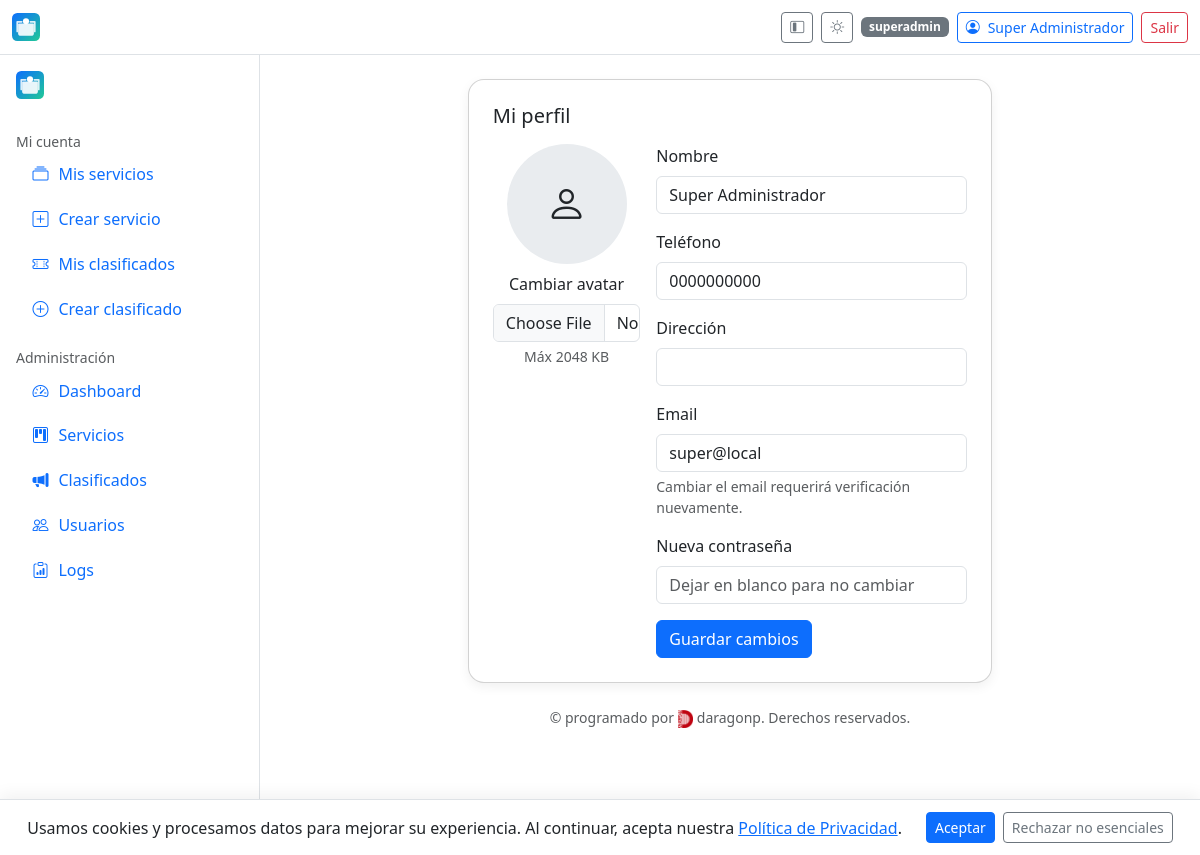
The app's page /profile (signed in), older data.
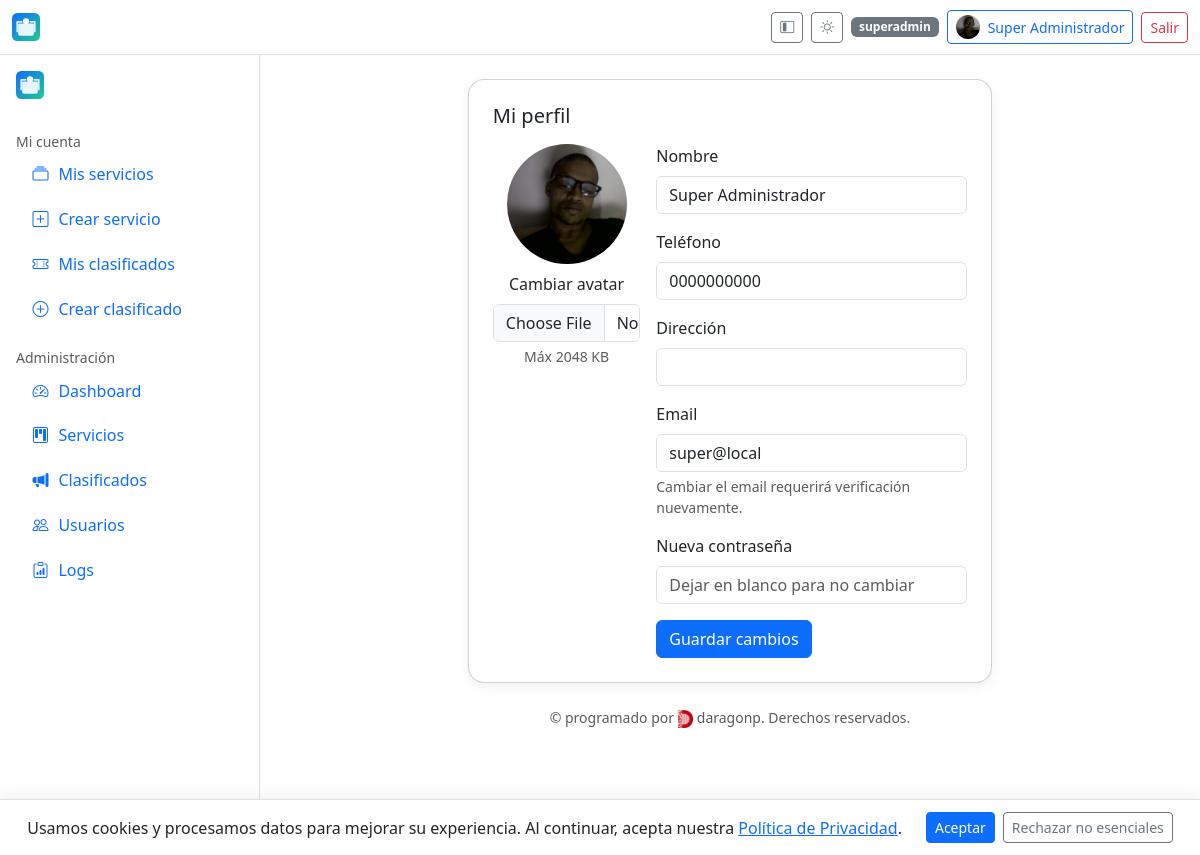
The same page, newer data.
### app/models.py (models this page shows, shortened)
class User(db.Model, UserMixin):
    __tablename__ = "user"
    id = db.Column(db.Integer, primary_key=True)
    name = db.Column(db.String(150), nullable=False)
    email = db.Column(db.String(255), unique=True, index=True, nullable=False)
    phone = db.Column(db.String(50))
    address = db.Column(db.String(255))
    avatar_url = db.Column(db.String(500))
    password_hash = db.Column(db.String(255), nullable=False)
    role = db.Column(db.String(20), default="user")  # user | admin | superadmin
    is_verified = db.Column(db.Boolean, default=False)
    verification_code = db.Column(db.String(10))
    is_deleted = db.Column(db.Boolean, default=False)
    created_at = db.Column(db.DateTime, default=datetime.utcnow)
    services = db.relationship(
        "Service",
        backref="owner",
        lazy="dynamic",
        foreign_keys="Service.owner_id",
    )
    classifieds = db.relationship(
        "Classified",
        backref="owner",
        lazy="dynamic",
        foreign_keys="Classified.owner_id",
    )

### app/auth.py (the view, shortened to what this page needs)
@auth_bp.route("/profile", methods=["GET","POST"])
@login_required
def profile():
    return render_template("auth/profile.html")

### app/templates/auth/profile.html (shortened to what this page needs)
{% extends "base.html" %}
{% block content %}
<div class="row justify-content-center">
  <div class="col-12 col-lg-8 col-xl-7">
    <div class="card card-shadow p-4">
      <h1 class="h5 mb-3">Mi perfil</h1>
      <form method="post" enctype="multipart/form-data">
        <div class="row g-3">
          <div class="col-12 col-md-4 text-center">
            <div class="mb-2">
              {% if current_user.avatar_url %}
                <img src="{{ current_user.avatar_url }}" alt="avatar" class="rounded-circle" style="width:120px;height:120px;object-fit:cover;">
              {% else %}
                <div class="rounded-circle bg-body-secondary d-inline-flex align-items-center justify-content-center" style="width:120px;height:120px;">
                  <i class="bi bi-person fs-1"></i>
                </div>
              {% endif %}
            </div>
            <div class="mb-3">
              <label class="form-label">Cambiar avatar</label>
              <input name="avatar_file" type="file" class="form-control" accept=".png,.jpg,.jpeg,.webp,.gif">
              <div class="form-text">Máx {{ (config.AVATAR_MAX_SIZE or 2097152) // 1024 }} KB</div>
            </div>
          </div>
          <div class="col-12 col-md-8">
            <div class="mb-3">
              <label class="form-label">Nombre</label>
              <input name="name" type="text" class="form-control" value="{{ current_user.name }}">
            </div>
            <div class="mb-3">
              <label class="form-label">Teléfono</label>
              <input name="phone" type="text" class="form-control" value="{{ current_user.phone or '' }}">
            </div>
            <div class="mb-3">
              <label class="form-label">Dirección</label>
              <input name="address" type="text" class="form-control" value="{{ current_user.address or '' }}">
            </div>
            <div class="mb-3">
              <label class="form-label">Email</label>
              <input name="email" type="email" class="form-control" value="{{ current_user.email }}">
              <div class="form-text">
                Cambiar el email requerirá verificación nuevamente.
              </div>
            </div>
            <div class="mb-3">
              <label class="form-label">Nueva contraseña</label>
              <input name="password" type="password" class="form-control" placeholder="Dejar en blanco para no cambiar">
            </div>
            <button class="btn btn-primary">Guardar cambios</button>
          </div>
        </div>
      </form>
    </div>
  </div>
</div>
{% endblock %}

### app/templates/base.html (shortened to what this page needs)
{% set is_admin = (current_user.is_authenticated and current_user.role in ['admin','superadmin']) %}
<!doctype html>
<html lang="es">
<head>
  <link href="https://cdn.jsdelivr.net/npm/bootstrap@5.3.3/dist/css/bootstrap.min.css" rel="stylesheet">
  <link href="https://cdn.jsdelivr.net/npm/bootstrap-icons@1.11.3/font/bootstrap-icons.css" rel="stylesheet">
  <link href="https://cdn.datatables.net/2.0.8/css/dataTables.bootstrap5.css" rel="stylesheet">
  <link rel="stylesheet" href="{{ url_for('static', filename='css/style.css') }}">
</head>
<body class="bg-body">
<header class="navbar bg-body border-bottom sticky-top" id="appHeader">
  <div class="container-fluid">
    <a class="navbar-brand d-flex align-items-center gap-2" href="{{ url_for('main.index') }}">
      <img src="{{ APP_ICON_URL or url_for('static', filename='icon.svg') }}" alt="icon" style="width:28px;height:28px">
    </a>
    <div class="d-flex align-items-center gap-2">
      <button class="btn btn-sm btn-outline-secondary d-none d-lg-inline-flex" id="btnCollapse" title="Colapsar menú">
        <i class="bi bi-layout-sidebar-inset"></i>
      </button>
      <button class="btn btn-sm btn-outline-secondary" id="themeToggle" type="button" aria-label="Cambiar tema">
        <i class="bi bi-brightness-high" id="icon-sun" style="display:none"></i>
      </button>
      {% if current_user.is_authenticated %}
        <span class="badge text-bg-secondary d-none d-md-inline">{{ current_user.role }}</span>
        <a class="btn btn-sm btn-outline-primary d-flex align-items-center gap-2" href="{{ url_for('auth.profile') }}">
          {% if current_user.avatar_url %}
            <img src="{{ current_user.avatar_url }}" alt="avatar" class="rounded-circle" style="width:24px;height:24px;object-fit:cover;">
          {% else %}
            <i class="bi bi-person-circle"></i>
          {% endif %}
          <span class="d-none d-sm-inline">{{ current_user.name }}</span>
        </a>
        <a class="btn btn-sm btn-outline-danger" href="{{ url_for('auth.logout') }}">Salir</a>
      {% else %}
        <a class="btn btn-sm btn-outline-primary" href="{{ url_for('auth.login') }}">Ingresar</a>
        <a class="btn btn-sm btn-primary" href="{{ url_for('auth.register') }}">Registro</a>
      {% endif %}
    </div>
  </div>
</header>
<div class="layout" id="layout">
  <aside class="sidebar p-3" id="sidebar" aria-label="Menú lateral">
    <div class="mb-3 d-flex align-items-center gap-2 fw-semibold">
      <img src="{{ APP_ICON_URL or url_for('static', filename='icon.svg') }}" alt="icon" style="width:28px;height:28px">
    </div>
    <nav class="nav flex-column">
      {% if current_user.is_authenticated %}
        <div class="mt-3 text-body-secondary small text-label">Mi cuenta</div>
        <a class="nav-link {% if request.endpoint=='services.my_services' %}active{% endif %}" href="{{ url_for('services.my_services') }}">
          <span class="icon bi bi-collection"></span><span class="text-label">Mis servicios</span>
        </a>
        <a class="nav-link {% if request.endpoint=='services.create_service' %}active{% endif %}" href="{{ url_for('services.create_service') }}">
          <span class="icon bi bi-plus-square"></span><span class="text-label">Crear servicio</span>
        </a>
        <a class="nav-link {% if request.endpoint=='classifieds.mine' %}active{% endif %}" href="{{ url_for('classifieds.mine') }}">
          <span class="icon bi bi-ticket-perforated"></span><span class="text-label">Mis clasificados</span>
        </a>
        <a class="nav-link {% if request.endpoint=='classifieds.create' %}active{% endif %}" href="{{ url_for('classifieds.create') }}">
          <span class="icon bi bi-plus-circle"></span><span class="text-label">Crear clasificado</span>
        </a>
      {% endif %}
      {% if is_admin %}
        <div class="mt-3 text-body-secondary small text-label">Administración</div>
        <a class="nav-link {% if request.endpoint=='admin.dashboard' %}active{% endif %}" href="{{ url_for('admin.dashboard') }}">
          <span class="icon bi bi-speedometer2"></span><span class="text-label">Dashboard</span>
        </a>
        <a class="nav-link {% if request.endpoint=='admin.admin_services' %}active{% endif %}" href="{{ url_for('admin.admin_services') }}">
          <span class="icon bi bi-kanban"></span><span class="text-label">Servicios</span>
        </a>
        <a class="nav-link {% if request.endpoint=='admin.admin_classifieds' %}active{% endif %}" href="{{ url_for('admin.admin_classifieds') }}">
          <span class="icon bi bi-megaphone-fill"></span><span class="text-label">Clasificados</span>
        </a>
        <a class="nav-link {% if request.endpoint=='admin.users' %}active{% endif %}" href="{{ url_for('admin.users') }}">
          <span class="icon bi bi-people"></span><span class="text-label">Usuarios</span>
        </a>
        {% if current_user.role == 'superadmin' %}
          <a class="nav-link {% if request.endpoint=='admin.logs' %}active{% endif %}" href="{{ url_for('admin.logs') }}">
            <span class="icon bi bi-clipboard-data"></span><span class="text-label">Logs</span>
          </a>
        {% endif %}
      {% endif %}
    </nav>
  </aside>
  <main class="container-fluid py-4">
    {% block content %}{% endblock %}
    <footer class="text-center py-4 small text-body-secondary">
      &copy; {{ CURRENT_YEAR }} programado por
      <img src="{{ url_for('static', filename='logoda.png') }}" alt="daragonp" style="height:18px;vertical-align:middle;">
      daragonp. Derechos reservados.
    </footer>
  </main>
</div>
<div id="cookie-banner" class="cookie-banner d-none">
  <span>
    Usamos cookies y procesamos datos para mejorar su experiencia. Al continuar, acepta nuestra
    <a href="{{ url_for('main.privacy') }}" target="_blank" rel="noopener">Política de Privacidad</a>.
  </span>
  <div class="ms-3 d-flex gap-2">
    <button id="accept-cookies" class="btn btn-primary btn-sm">Aceptar</button>
    <button id="reject-cookies" class="btn btn-outline-secondary btn-sm">Rechazar no esenciales</button>
  </div>
</div>
</body>
</html>

### app/static/css/style.css (style rules this page uses)
.layout { display: grid; grid-template-columns: 260px 1fr; gap: 0; }
.sidebar { position: sticky; top: 0; height: 100vh; overflow: auto; border-right: 1px solid var(--bs-border-color); background: var(--bs-body-bg); }
.sidebar .nav-link { display:flex; align-items:center; gap:.5rem; padding:.65rem .9rem; border-radius:.5rem; }
.sidebar .icon { width: 1.2rem; text-align:center; }
.cookie-banner { position: fixed; bottom: 0; left: 0; width: 100%; z-index: 1080; display: flex; align-items: center; justify-content: center; gap: .5rem; padding: .75rem 1rem; background: var(--bs-body-bg); color: var(--bs-body-color); border-top: 1px solid var(--bs-border-color); box-shadow: 0 -4px 16px rgba(0,0,0,.06); }
.cookie-banner a { color: var(--bs-link-color); text-decoration: underline; }
.card-shadow { box-shadow: 0 10px 20px rgba(0,0,0,.05); border-radius:1rem; }

### app/templates/base.html (style rules this page uses)
.card-shadow { box-shadow: 0 0.25rem 0.75rem rgba(0,0,0,.06); }
.layout { display: grid; grid-template-columns: 260px 1fr; min-height: 100vh; }
.sidebar { border-right: 1px solid var(--bs-border-color); background: var(--bs-body-bg); }
.sidebar .nav-link { display: flex; align-items: center; gap:.5rem; border-radius:.5rem; }
.sidebar .nav-link .icon { width: 1.25rem; text-align:center; }
.cookie-banner { position: fixed; left: 0; right: 0; bottom: 0; z-index: 1080; background: var(--bs-body-bg); border-top: 1px solid var(--bs-border-color); padding: .75rem 1rem; display: flex; align-items: center; justify-content: center; }

Row changes from the older to the newer data that the page shows:
changed User "Super Administrador": avatar_url: picture added
